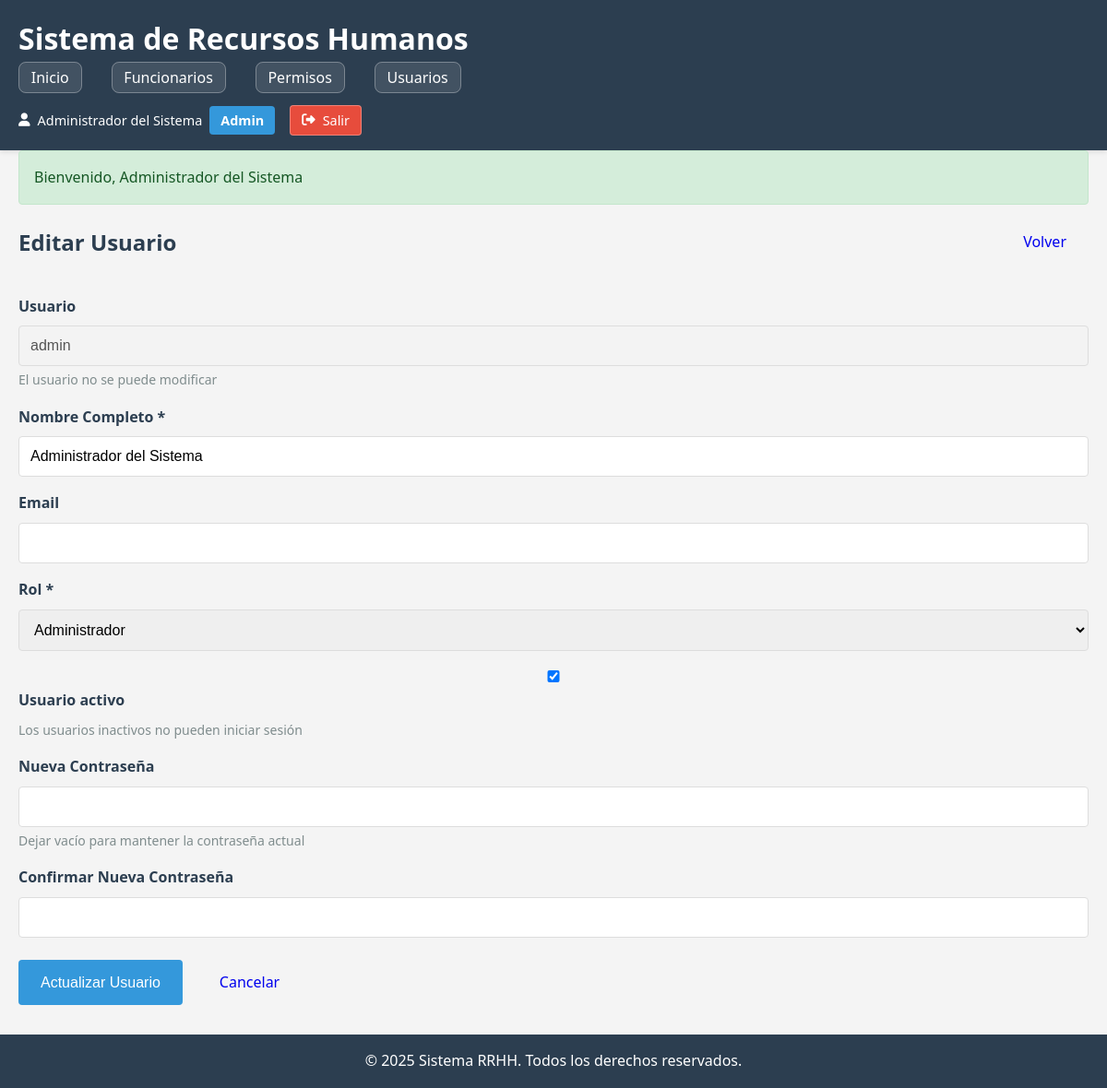
Screenshot of /roles_rrhh/pages/usuarios/editar.php?id=1 (signed in) with the database file from the repository.
### tables this page shows
CREATE TABLE `usuarios` (
  `id_usuario` int NOT NULL AUTO_INCREMENT COMMENT 'ID único del usuario',
  `username` varchar(50) NOT NULL COMMENT 'Nombre de usuario (único)',
  `password_hash` varchar(255) NOT NULL COMMENT 'Hash de la contraseña (bcrypt)',
  `nombre_completo` varchar(100) NOT NULL COMMENT 'Nombre completo del usuario',
  `email` varchar(100) DEFAULT NULL COMMENT 'Email del usuario',
  `rol` enum('administrador','usuario') NOT NULL DEFAULT 'usuario' COMMENT 'Rol del usuario',
  `activo` tinyint(1) NOT NULL DEFAULT 1 COMMENT 'Usuario activo (1) o inactivo (0)',
  `creado_por` int DEFAULT NULL COMMENT 'ID del administrador que creó el usuario',
  `fecha_creacion` timestamp NULL DEFAULT CURRENT_TIMESTAMP COMMENT 'Fecha de creación',
  `ultimo_acceso` timestamp NULL DEFAULT NULL COMMENT 'Última vez que accedió al sistema',
  `fecha_actualizacion` timestamp NULL DEFAULT CURRENT_TIMESTAMP ON UPDATE CURRENT_TIMESTAMP,
  PRIMARY KEY (`id_usuario`),
  UNIQUE KEY `username_UNIQUE` (`username`),
  UNIQUE KEY `email_UNIQUE` (`email`),
  KEY `idx_rol` (`rol`),
  KEY `idx_activo` (`activo`),
  CONSTRAINT `fk_usuarios_creado_por` FOREIGN KEY (`creado_por`) REFERENCES `usuarios` (`id_usuario`) ON DELETE SET NULL ON UPDATE CASCADE
);

### roles_rrhh/pages/usuarios/editar.php (the view, shortened to what this page needs)
<?php
require_once __DIR__ . '/../../middleware/admin_middleware.php';
$id_usuario = intval($_GET['id']);
try {
    $db = Database::getInstance()->getConnection();
    $stmt = $db->prepare("SELECT * FROM usuarios WHERE id_usuario = ?");
    $stmt->execute([$id_usuario]);
    $usuario = $stmt->fetch();
} catch (Exception $e) {
    mostrarMensaje("Error: " . $e->getMessage(), 'error');
}
include __DIR__ . '/../../../includes/header.php';
?>
<div class="page-header">
    <h2>Editar Usuario</h2>
    <a href="<?php echo BASE_URL; ?>/roles_rrhh/pages/usuarios/listar.php" class="btn">Volver</a>
</div>
<form method="POST" action="">
    <div class="form-group">
        <label for="username">Usuario</label>
        <input type="text" id="username" value="<?php echo htmlspecialchars($usuario['username']); ?>" disabled>
        <small>El usuario no se puede modificar</small>
    </div>
    <div class="form-group">
        <label for="nombre_completo">Nombre Completo *</label>
        <input type="text" id="nombre_completo" name="nombre_completo"
               value="<?php echo htmlspecialchars($usuario['nombre_completo']); ?>" required maxlength="100">
    </div>
    <div class="form-group">
        <label for="email">Email</label>
        <input type="email" id="email" name="email"
               value="<?php echo htmlspecialchars($usuario['email'] ?? ''); ?>" maxlength="100">
    </div>
    <div class="form-group">
        <label for="rol">Rol *</label>
        <select id="rol" name="rol" required>
            <option value="administrador" <?php echo $usuario['rol'] === 'administrador' ? 'selected' : ''; ?>>Administrador</option>
        </select>
    </div>
    <div class="form-group">
        <label>
            <input type="checkbox" name="activo" value="1" <?php echo $usuario['activo'] ? 'checked' : ''; ?>>
            Usuario activo
        </label>
        <small>Los usuarios inactivos no pueden iniciar sesión</small>
    </div>
    <div class="form-group">
        <label for="password">Nueva Contraseña</label>
        <input type="password" id="password" name="password" minlength="6" autocomplete="new-password">
        <small>Dejar vacío para mantener la contraseña actual</small>
    </div>
    <div class="form-group">
        <label for="password_confirm">Confirmar Nueva Contraseña</label>
        <input type="password" id="password_confirm" name="password_confirm" minlength="6" autocomplete="new-password">
    </div>
    <div class="form-actions">
        <button type="submit" class="btn btn-primary">Actualizar Usuario</button>
        <a href="<?php echo BASE_URL; ?>/roles_rrhh/pages/usuarios/listar.php" class="btn">Cancelar</a>
    </div>
</form>
<?php include __DIR__ . '/../../../includes/footer.php'; ?>

### assets/css/style.css (style rules this page uses)
* { margin: 0; padding: 0; box-sizing: border-box; }
body { font-family: 'Segoe UI', Tahoma, Geneva, Verdana, sans-serif; line-height: 1.6; color: #333; background-color: #f4f4f4; }
.form-group { margin-bottom: 1rem; }
.form-group label { display: block; margin-bottom: 0.5rem; font-weight: bold; color: #2c3e50; }
.form-group input, .form-group select, .form-group textarea { width: 100%; padding: 0.75rem; border: 1px solid #ddd; border-radius: 4px; font-size: 1rem; }
.btn { padding: 0.75rem 1.5rem; border: none; border-radius: 4px; cursor: pointer; font-size: 1rem; text-decoration: none; display: inline-block; transition: background-color 0.3s; }
.btn-primary { background-color: #3498db; color: white; }
.page-header { display: flex; justify-content: space-between; align-items: center; margin-bottom: 2rem; }
.page-header h2 { margin: 0; color: #2c3e50; }
.form-actions { display: flex; gap: 1rem; margin-top: 1.5rem; }
.form-group small { display: block; color: #7f8c8d; font-size: 0.875rem; margin-top: 0.25rem; }

### rows the page displays
usuarios: username "admin", nombre_completo "Administrador del Sistema", rol "Administrador", activo "☑"

### other values shown
$_SESSION['nombre_completo'] "Administrador del Sistema"
$mensaje['texto'] "Bienvenido, Administrador del Sistema"
